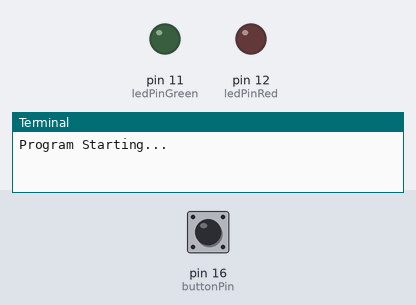
The program below on a simulated Raspberry Pi (header pin numbers). Parts: output pins drawn as LEDs (lit = HIGH), the last lines printed to the terminal. Inputs (shaded band) come from the test bench; at power-on: pin 16 (buttonPin) HIGH.

Above: at 1.2 s.
1.3 s: pin 16 (buttonPin) pulled LOW for 0.15 s
At 2.2 s:
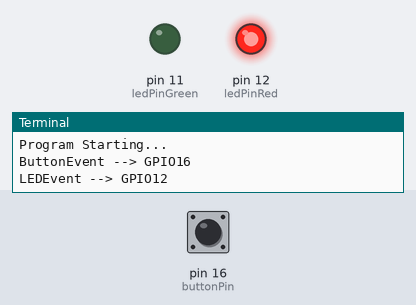
2.9 s: pin 16 (buttonPin) pulled LOW for 1 s
At 3.4 s:
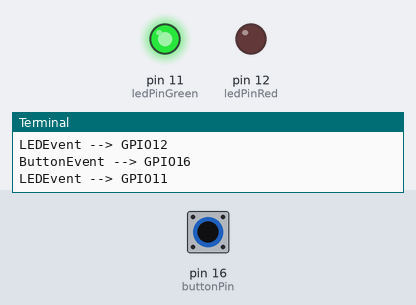
5.4 s: pin 16 (buttonPin) pulled LOW for 3.2 s
At 6.6 s:
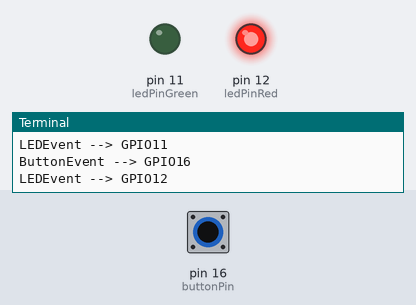
Timing chart, 0 to 8.4 s (numbered marks = the images above; inputs shaded):
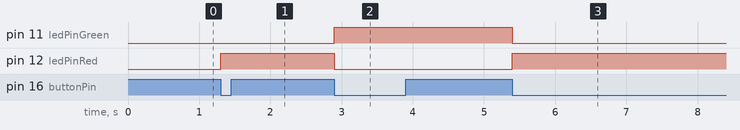

Measured:
- after the input at 1.3 s, pin 12 (ledPinRed): LOW → HIGH at once
- after the input at 2.9 s, pin 11 (ledPinGreen): LOW → HIGH at once; pin 12 (ledPinRed): HIGH → LOW at once
- after the input at 5.4 s, pin 11 (ledPinGreen): HIGH → LOW at once; pin 12 (ledPinRed): LOW → HIGH at once

The program:

buttonSwitch.py
```python
import RPi.GPIO as GPIO

ledPinGreen = 11 # Define LedPin 1
ledPinRed = 12 # Define LedPin 2
buttonPin = 16 # Define ButtonPin

ledStateGreen = True
ledStateRed = False

def setup():
    GPIO.setmode(GPIO.BOARD)

    GPIO.setup(ledPinGreen, GPIO.OUT)
    GPIO.setup(ledPinRed, GPIO.OUT)

    GPIO.setup(buttonPin, GPIO.IN, pull_up_down=GPIO.PUD_UP)

def buttonEvent(channel):
    global ledStateGreen
    global ledStateRed

    print("ButtonEvent --> GPIO{}".format(channel))

    ledStateGreen = not ledStateGreen
    ledStateRed = not ledStateRed

    if ledStateGreen:
        print("LEDEvent --> GPIO{}".format(ledPinGreen))
    elif ledStateRed:
        print("LEDEvent --> GPIO{}".format(ledPinRed))


    GPIO.output(ledPinGreen, ledStateGreen)
    GPIO.output(ledPinRed, ledStateRed)

def loop():
    GPIO.add_event_detect(buttonPin, GPIO.FALLING, callback=buttonEvent, bouncetime=300)

    while True:
        pass

def destroy():
    GPIO.cleanup()

if __name__ == "__main__":
    print("Program Starting...")

    setup()

    try:
        loop()
    except KeyboardInterrupt:
        destroy()
```
